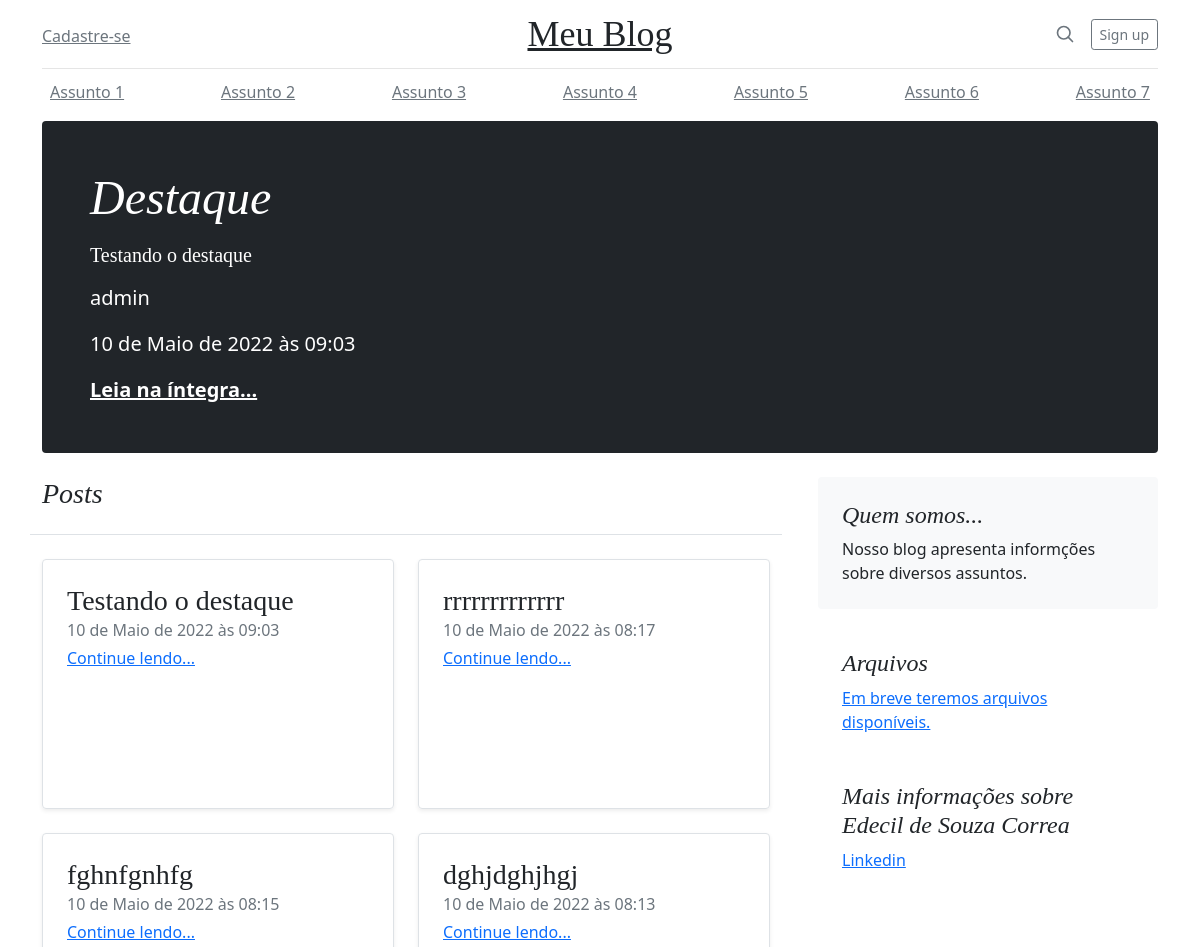
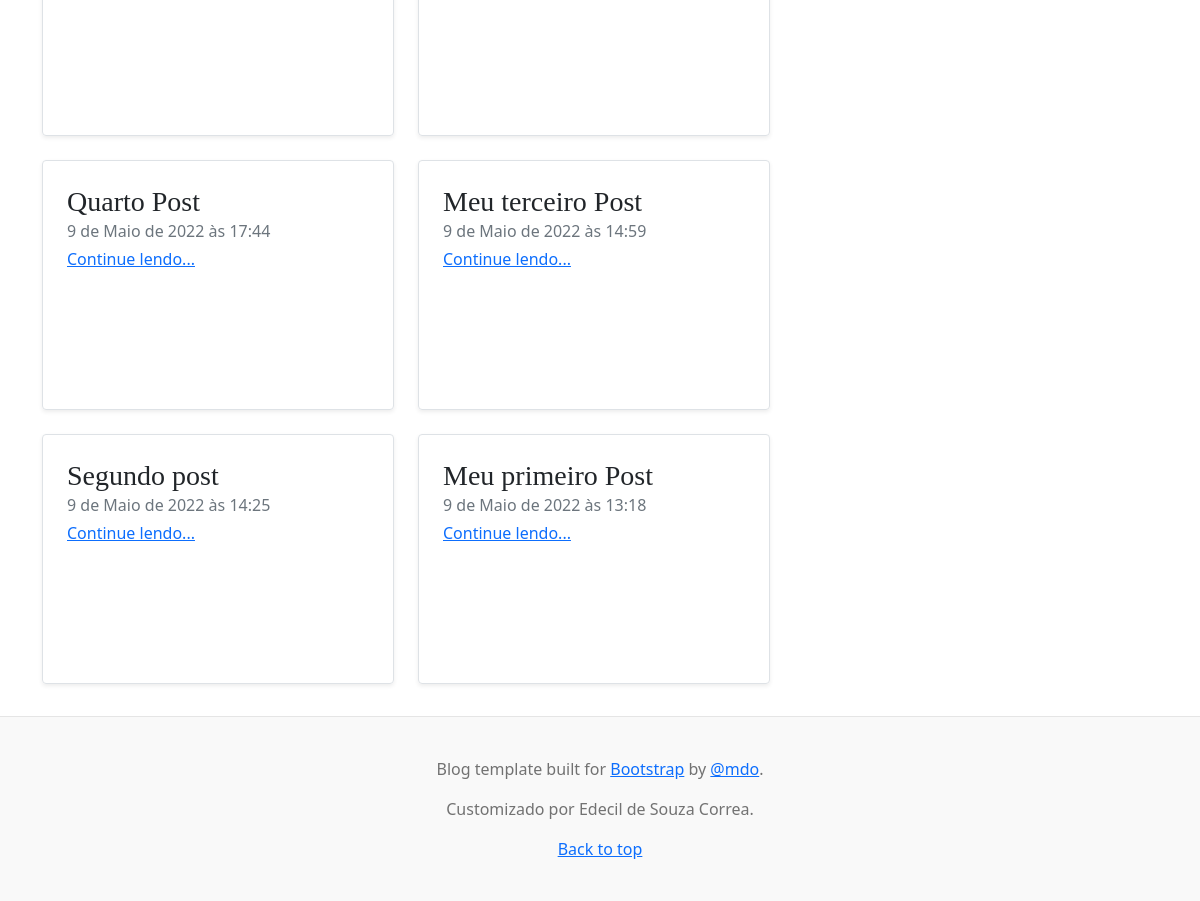
The page / on the database its author committed (2 pictures, top to bottom).
### blog/models.py (models this page shows, shortened)
class Post(models.Model):
    titulo = models.CharField(max_length=200)
    conteudo = RichTextUploadingField()
    autor = models.ForeignKey(User, on_delete=models.PROTECT, null=True, blank=True)
    data_criacao = models.DateTimeField(auto_now_add=True)
    class Meta:
        ordering = ('-data_criacao',)

### blog/views.py (the view)
# urls.py: 2. Add a URL to urlpatterns:  path('', views.home, name='home')
def home(request):
    posts = Post.objects.all()
    post_mais_recente = Post.objects.latest('id')
    dados = {"posts": posts,
             "post_mais_recente": post_mais_recente}
    return render(request, 'home.html', dados)

### templates/home.html
{% extends 'base.html' %}
{% block content%}
<h3 class="pb-4 mb-4 fst-italic border-bottom">
  Posts
 </h3>
{% for post in posts %}
<div class="col-md-6">
    <div class="row g-0 border rounded overflow-hidden flex-md-row mb-4 shadow-sm h-md-250 position-relative">
      <div class="col p-4 d-flex flex-column position-static">
        <h3 class="mb-0">{{ post.titulo }}</h3>
        <div class="mb-1 text-muted">{{ post.data_criacao }}</div>
        <a href="/post/{{ post.id }}" class="stretched-link">Continue lendo...</a>
      </div>
    </div>
  </div>
{% endfor %}
{% endblock %}

### templates/base.html (shortened to what this page needs)
{% load static %}
<!doctype html>
<html lang="en">
  <head>
<link href="https://cdn.jsdelivr.net/npm/bootstrap@5.1.3/dist/css/bootstrap.min.css" rel="stylesheet">
    <link rel="stylesheet" href="{% static 'css/estilo.css' %}">
  </head>
  <body>
<div class="container">
  <header class="blog-header py-3">
    <div class="row flex-nowrap justify-content-between align-items-center">
      <div class="col-4 pt-1">
        <a class="link-secondary" href="#">Cadastre-se</a>
      </div>
      <div class="col-4 text-center">
        <a class="blog-header-logo text-dark" href="/">Meu Blog</a>
      </div>
      <div class="col-4 d-flex justify-content-end align-items-center">
        <a class="link-secondary" href="#" aria-label="Search">
          <svg xmlns="http://www.w3.org/2000/svg" width="20" height="20" fill="none" stroke="currentColor" stroke-linecap="round" stroke-linejoin="round" stroke-width="2" class="mx-3" role="img" viewBox="0 0 24 24"><title>Search</title><circle cx="10.5" cy="10.5" r="7.5"/><path d="M21 21l-5.2-5.2"/></svg>
        </a>
        <a class="btn btn-sm btn-outline-secondary" href="#">Sign up</a>
      </div>
    </div>
  </header>
  <div class="nav-scroller py-1 mb-2">
    <nav class="nav d-flex justify-content-between">
      <a class="p-2 link-secondary" href="#">Assunto 1</a>
      <a class="p-2 link-secondary" href="#">Assunto 2</a>
      <a class="p-2 link-secondary" href="#">Assunto 3</a>
      <a class="p-2 link-secondary" href="#">Assunto 4</a>
      <a class="p-2 link-secondary" href="#">Assunto 5</a>
      <a class="p-2 link-secondary" href="#">Assunto 6</a>
      <a class="p-2 link-secondary" href="#">Assunto 7</a>
    </nav>
  </div>
</div>
<main class="container">
  <div class="p-4 p-md-5 mb-4 text-white rounded bg-dark">
    <div class="col-md-6 px-0">
      <h1 class="display-4 fst-italic">Destaque</h1>
      <h1 class="lead my-3">{{ post_mais_recente.titulo }}</h1>
      <p class="lead my-3">{{ post_mais_recente.autor }}</p>
      <p class="lead my-3">{{ post_mais_recente.data_criacao }}</p>
      <p class="lead mb-0"><a href="/post/{{ post_mais_recente.id }}" class="text-white fw-bold">Leia na íntegra...</a></p>
    </div>
  </div>
  <div class="row g-5">
    <div class="col-md-8">
      <div class="row mb-2">
        {% block content %}
        {% endblock %}
      </div>
    </div>
    <div class="col-md-4">
      <div class="position-sticky" style="top: 2rem;">
        <div class="p-4 mb-3 bg-light rounded">
          <h4 class="fst-italic">Quem somos...</h4>
          <p class="mb-0">Nosso blog apresenta informções sobre diversos assuntos.</p>
        </div>
        <div class="p-4">
          <h4 class="fst-italic">Arquivos</h4>
          <ol class="list-unstyled mb-0">
            <li><a href="#">Em breve teremos arquivos disponíveis.</a></li>
          </ol>
        </div>
        <div class="p-4">
          <h4 class="fst-italic">Mais informações sobre Edecil de Souza Correa</h4>
          <ol class="list-unstyled">
            <li><a href="https://www.linkedin.com/in/edecil-de-souza-correa-306817170/" target="_blank">Linkedin</a></li>
          </ol>
        </div>
      </div>
    </div>
  </div>
</main>
<footer class="blog-footer">
  <p>Blog template built for <a href="https://getbootstrap.com/">Bootstrap</a> by <a href="https://twitter.com/mdo">@mdo</a>.</p>
  <p>Customizado por Edecil de Souza Correa.</p>
  <p>
    <a href="#">Back to top</a>
  </p>
</footer>
  </body>
</html>

### static/css/estilo.css (style rules this page uses)
.blog-header { line-height: 1; border-bottom: 1px solid #e5e5e5; }
.blog-header-logo { font-family: "Playfair Display", Georgia, "Times New Roman", serif; font-size: 2.25rem; }
h1, h2, h3, h4, h5, h6 { font-family: "Playfair Display", Georgia, "Times New Roman", serif; }
.display-4 { font-size: 2.5rem; }
@media (min-width: 768px) { .display-4 { font-size: 3rem; } }
.nav-scroller { position: relative; z-index: 2; height: 2.75rem; overflow-y: hidden; }
.nav-scroller .nav { display: flex; flex-wrap: nowrap; padding-bottom: 1rem; margin-top: -1px; overflow-x: auto; text-align: center; white-space: nowrap; -webkit-overflow-scrolling: touch; }
@media (min-width: 768px) { .h-md-250 { height: 250px; } }
.blog-footer { padding: 2.5rem 0; color: #727272; text-align: center; background-color: #f9f9f9; border-top: .05rem solid #e5e5e5; }
.blog-footer p:last-child { margin-bottom: 0; }

### rows shown on the page
Post: titulo "Testando o destaque", autor "admin", data_criacao "10 de Maio de 2022 às 09:03"
Post: titulo "rrrrrrrrrrrrr", data_criacao "10 de Maio de 2022 às 08:17"
Post: titulo "fghnfgnhfg", data_criacao "10 de Maio de 2022 às 08:15"
Post: titulo "dghjdghjhgj", data_criacao "10 de Maio de 2022 às 08:13"
Post: titulo "Quarto Post", data_criacao "9 de Maio de 2022 às 17:44"
Post: titulo "Meu terceiro Post", data_criacao "9 de Maio de 2022 às 14:59"
Post: titulo "Segundo post", data_criacao "9 de Maio de 2022 às 14:25"
Post: titulo "Meu primeiro Post", data_criacao "9 de Maio de 2022 às 13:18"
